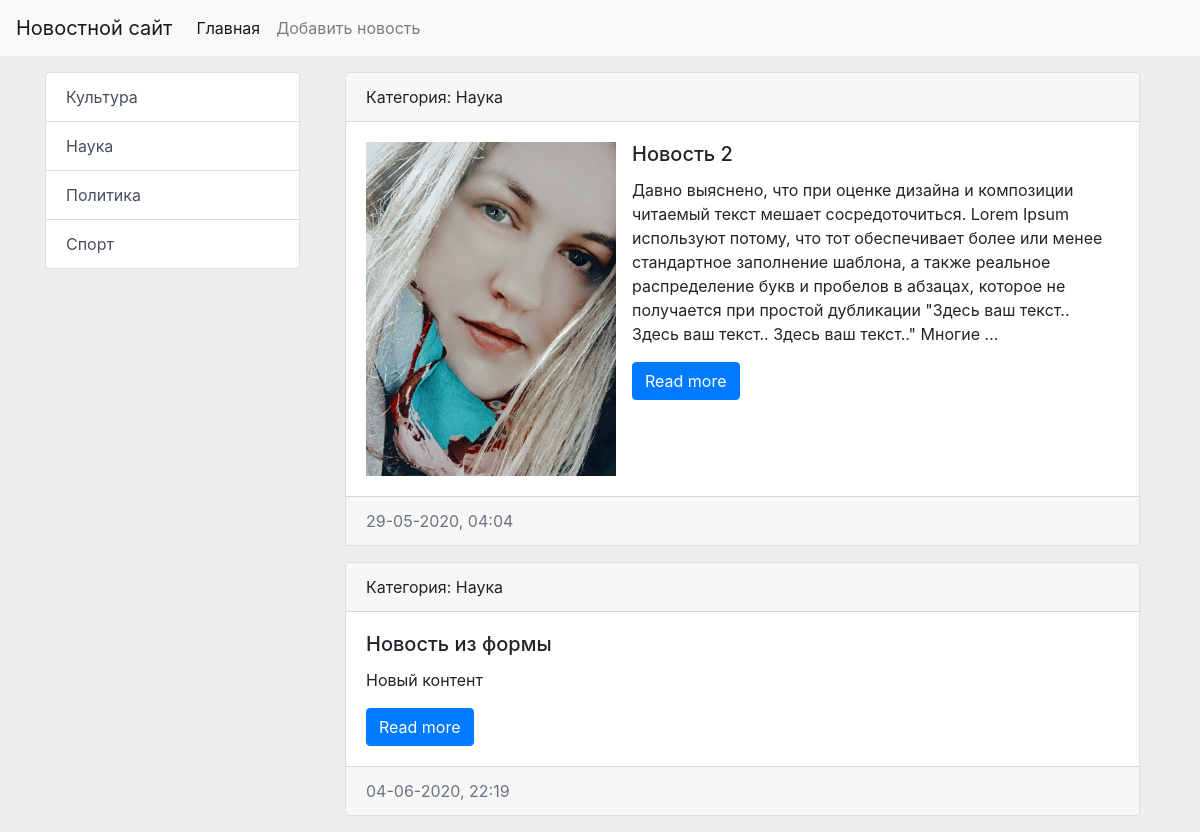
Screenshot of /cat/4/ with the database file from the repository.
### news/models.py (models this page shows, shortened)
class Category(models.Model):
    title = models.CharField(max_length=150, db_index=True, verbose_name='Категории')
    def get_absolute_url(self):
        return reverse_lazy('category', kwargs={'category_id': self.pk})
    def __str__(self):
        return self.title
    class Meta:
        verbose_name = 'Категория'
        verbose_name_plural = 'Категории'
        ordering = ['title']

class News(models.Model):
    title = models.CharField(max_length=150, verbose_name='Заголовок')
    content = models.TextField(blank=True, verbose_name='Контент')
    created_at = models.DateTimeField(auto_now_add=True, verbose_name='Создано')
    updated_at = models.DateTimeField(auto_now=True, verbose_name='Обновлено')
    photo = models.ImageField(blank=True, upload_to='photos/%Y/%m/', verbose_name='Фото')
    is_published = models.BooleanField(default=True, verbose_name='Опубликовано')
    category = models.ForeignKey('Category', on_delete=models.PROTECT, verbose_name='Категория')
    def get_absolute_url(self):
        return reverse_lazy('view_news', kwargs={'pk': self.pk})
    class Meta:
        verbose_name = 'Новость'
        verbose_name_plural = 'Новости'
        ordering = ['created_at', 'title']

### news/views.py (the view)
# urls.py: path('cat/<int:category_id>/', CategoryNews.as_view(), name='category'),
class CategoryNews(ListView):
    model = News
    template_name = 'news/category.html'
    context_object_name = 'news'
    allow_empty = False
    def get_queryset(self):
        return News.objects.filter(category_id=self.kwargs['category_id'], is_published=True)
    def get_context_data(self, **kwargs):
        context = super().get_context_data(**kwargs)
        context['title'] = Category.objects.get(pk=self.kwargs['category_id'])
        return context

### news/templatetags/news_tags.py (called while the page is built)
@register.inclusion_tag('news/list_categories.html')
def show_categories():
    categories = Category.objects.all()
    return {'categories': categories}

### news/templates/news/category.html
{% extends 'base.html' %}
{% block sidebar %}
    {% include 'inc/_sidebar.html' %}
{% endblock %}
{% block content %}
    {% for item in news %}
        <div class="col-md-12">
            <div class="card  mb-3">
                <div class="card-header">
                    Категория: {{ item.category }}
                </div>
                <div class="card-body">
                    <div class="media">
                        {% if item.photo %}
                            <img src="{{ item.photo.url }}" alt="" width="250" class="mr-3">
                        {% endif %}
                        <div class="media-body">
                            <h5 class="card-title">{{ item.title }}</h5>
                            <p class="card-text">{{ item.content|truncatewords:50 }}</p>
                            <a href="{{ item.get_absolute_url }}" class="btn btn-primary">Read more</a>
                        </div>
                    </div>
                </div>
                <div class="card-footer text-muted">
                    {{ item.created_at|date:'d-m-Y, H:i' }}
                </div>
            </div>
        </div>
    {% endfor %}
{% endblock %}

### news/templates/news/list_categories.html
<div class="list-group">
    {% for cat in categories %}
        <a href="{{ cat.get_absolute_url }}" class="list-group-item list-group-item-action">
            {{ cat.title }}
        </a>
    {% endfor %}
</div>

### firstsite/static/css/style.css (style rules this page uses)
body { background: #eee; }

### rows the page displays
Category: title "Культура"
Category: title "Наука"
Category: title "Политика"
Category: title "Спорт"
News: category "Наука", photo (picture), title "Новость 2", content "Давно выяснено, что при оценке дизайна и композиции читаемый текст мешает сосредоточиться. Lorem Ipsum используют потому, что тот обеспечивает более или менее стандартное заполнение шаблона, а также реальное распределение букв и пробелов в абзацах, которое не получается при простой дубликации \"Здесь ваш текст.. Здесь ваш текст.. Здесь ваш текст..\" Многие …", created_at "29-05-2020, 04:04"
News: category "Наука", title "Новость из формы", content "Новый контент", created_at "04-06-2020, 22:19"
